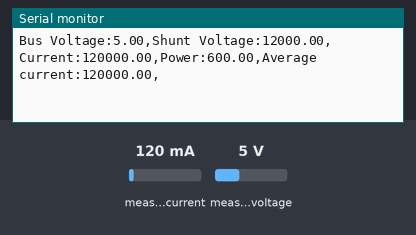
Bench run of a sketch on a simulated Arduino Leonardo, built with avr-gcc and run on an emulated ATmega32U4. Shown: the last lines printed to the serial monitor. The inputs (shaded band) are chosen by the test bench; at power-on: measured current 120 mA, measured voltage 5 V.

Above: at 1.2 s.
1.3 s: measured current set to 40 mA
At 1.8 s:
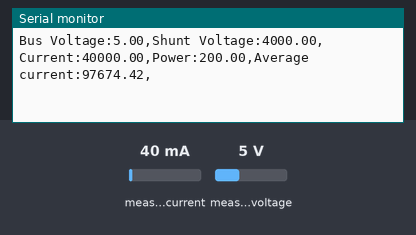
4.3 s: measured current set to 500 mA
At 4.8 s:
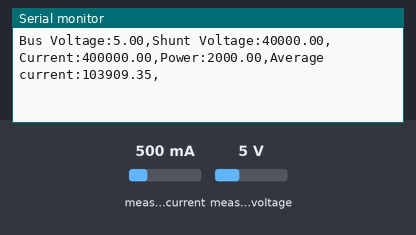
7.3 s: measured voltage set to 7.5 V
At 7.9 s:
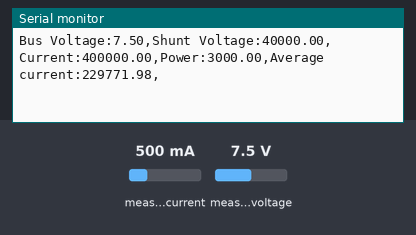
10.3 s: measured voltage set to 3.8 V
At 10.8 s:
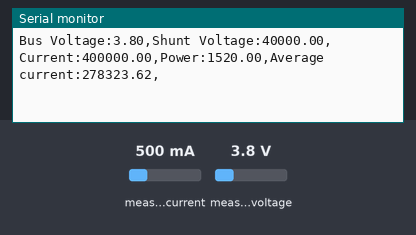
13.3 s: measured voltage set to 7.5 V
At 14.4 s:
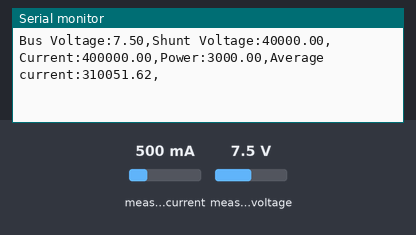
Timing chart, 0 to 16.3 s (numbered marks = the images above; inputs shaded):
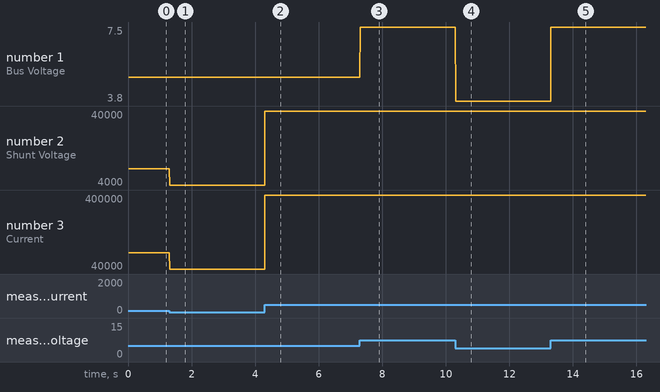

The sketch:

getcurrent.ino
```cpp
#include <Wire.h>
#include <Adafruit_INA219.h>

Adafruit_INA219 ina219;


void setup(void)
{
  Serial.begin(115200);
  while (!Serial) {
      // will pause Zero, Leonardo, etc until serial console opens
      delay(1);
  }

  //Serial.println("Hello!");

  // Initialize the INA219.
  // By default the initialization will use the largest range (32V, 2A).  However
  // you can call a setCalibration function to change this range (see comments).
  if (! ina219.begin()) {
    Serial.println("Failed to find INA219 chip");
    while (1) { delay(10); }
  }
  // To use a slightly lower 32V, 1A range (higher precision on amps):
  //ina219.setCalibration_32V_1A();
  // Or to use a lower 16V, 400mA range (higher precision on volts and amps):
  ina219.setCalibration_16V_400mA();

  //Serial.println("Measuring voltage and current with INA219 ...");

  //Serial.println("Voltage, Current,Power");

}

unsigned long long int i=1;
long double current_sum=0;

int i_2=1;
float current_sum_2=0;

void loop(void)
{
  float shuntvoltage = 0;
  float busvoltage = 0;
  float current_mA = 0;
  float loadvoltage = 0;
  float power_mW = 0;

  shuntvoltage = ina219.getShuntVoltage_mV();
  busvoltage = ina219.getBusVoltage_V();
  current_mA = ina219.getCurrent_mA();
  power_mW = ina219.getPower_mW();
  loadvoltage = busvoltage + (shuntvoltage / 1000);

//  Serial.print("Bus Voltage:   "); Serial.print(busvoltage); Serial.println(" V");
//  Serial.print("Shunt Voltage: "); Serial.print(shuntvoltage); Serial.println(" mV");
//  Serial.print("Load Voltage:  "); Serial.print(loadvoltage); Serial.println(" V");
//  Serial.print("Current:       "); Serial.print(current_mA); Serial.println(" mA");
//  Serial.print("Power:         "); Serial.print(power_mW); Serial.println(" mW");
//  Serial.println("");

  current_sum = current_sum +current_mA;
  Serial.print("Bus Voltage:");
  Serial.print(busvoltage);
  Serial.print(",");

    Serial.print("Shunt Voltage:");
  Serial.print(shuntvoltage*1000);
  Serial.print(",");

  Serial.print("Current:");
  Serial.print(current_mA*1000);
  Serial.print(",");

  Serial.print("Power:");
  Serial.print(power_mW);
  Serial.print(",");

  Serial.print("Average current:");

  float average = 1000*current_sum/i;

  Serial.print(average);
  Serial.print(",");

  Serial.println();

  i++;


  delay(1);
}
```

Measured:
- after the input at 1.3 s, the serial monitor: prints a new line at once (image 1)
- plotted number 2: 12000 → 4000 after the input at 1.3 s
- plotted number 3: 120000 → 40000 after the input at 1.3 s
